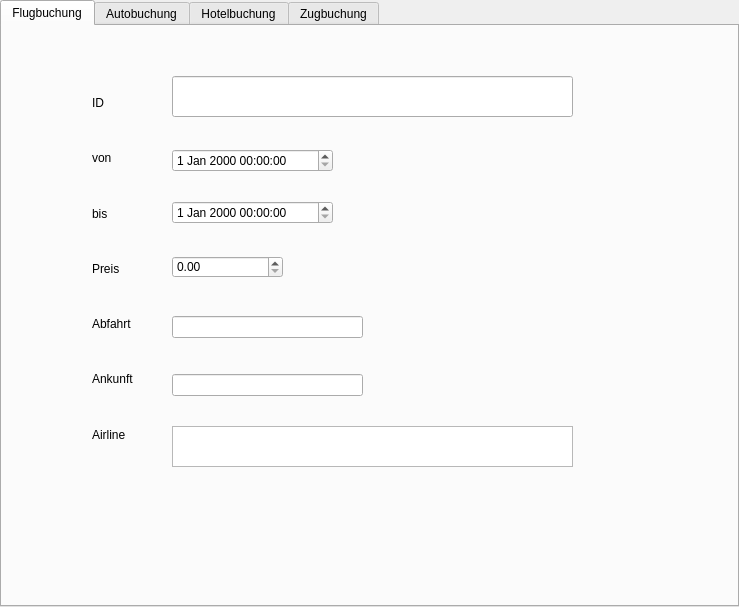
<?xml version="1.0" encoding="UTF-8"?>
<ui version="4.0">
 <class>Editor</class>
 <widget class="QTabWidget" name="Editor">
  <property name="geometry">
   <rect>
    <x>0</x>
    <y>0</y>
    <width>739</width>
    <height>607</height>
   </rect>
  </property>
  <property name="windowTitle">
   <string>TabWidget</string>
  </property>
  <property name="currentIndex">
   <number>0</number>
  </property>
  <widget class="QWidget" name="flug">
   <attribute name="title">
    <string>Flugbuchung</string>
   </attribute>
   <widget class="QWidget" name="layoutWidget_8">
    <property name="geometry">
     <rect>
      <x>170</x>
      <y>260</y>
      <width>191</width>
      <height>141</height>
     </rect>
    </property>
    <layout class="QVBoxLayout" name="verticalLayout_10">
     <item>
      <widget class="QLineEdit" name="flugAb"/>
     </item>
     <item>
      <widget class="QLineEdit" name="flugAn"/>
     </item>
    </layout>
   </widget>
   <widget class="QDoubleSpinBox" name="flugPreis">
    <property name="geometry">
     <rect>
      <x>170</x>
      <y>230</y>
      <width>111</width>
      <height>22</height>
     </rect>
    </property>
   </widget>
   <widget class="QWidget" name="layoutWidget_9">
    <property name="geometry">
     <rect>
      <x>90</x>
      <y>52</y>
      <width>63</width>
      <height>381</height>
     </rect>
    </property>
    <layout class="QVBoxLayout" name="verticalLayout_11">
     <item>
      <widget class="QLabel" name="label_22">
       <property name="text">
        <string>ID</string>
       </property>
      </widget>
     </item>
     <item>
      <widget class="QLabel" name="label_23">
       <property name="text">
        <string>von</string>
       </property>
      </widget>
     </item>
     <item>
      <widget class="QLabel" name="label_24">
       <property name="text">
        <string>bis</string>
       </property>
      </widget>
     </item>
     <item>
      <widget class="QLabel" name="label_25">
       <property name="text">
        <string>Preis</string>
       </property>
      </widget>
     </item>
     <item>
      <widget class="QLabel" name="label_26">
       <property name="text">
        <string>Abfahrt</string>
       </property>
      </widget>
     </item>
     <item>
      <widget class="QLabel" name="label_27">
       <property name="text">
        <string>Ankunft </string>
       </property>
      </widget>
     </item>
     <item>
      <widget class="QLabel" name="label_28">
       <property name="text">
        <string>Airline</string>
       </property>
      </widget>
     </item>
    </layout>
   </widget>
   <widget class="QLineEdit" name="flugID">
    <property name="geometry">
     <rect>
      <x>170</x>
      <y>50</y>
      <width>401</width>
      <height>41</height>
     </rect>
    </property>
   </widget>
   <widget class="QWidget" name="layoutWidget_10">
    <property name="geometry">
     <rect>
      <x>170</x>
      <y>100</y>
      <width>161</width>
      <height>121</height>
     </rect>
    </property>
    <layout class="QVBoxLayout" name="verticalLayout_12">
     <item>
      <widget class="QDateTimeEdit" name="flugVon"/>
     </item>
     <item>
      <widget class="QDateTimeEdit" name="flugBis"/>
     </item>
    </layout>
   </widget>
   <widget class="QListWidget" name="flugFirm">
    <property name="geometry">
     <rect>
      <x>170</x>
      <y>400</y>
      <width>401</width>
      <height>41</height>
     </rect>
    </property>
   </widget>
  </widget>
  <widget class="QWidget" name="car">
   <attribute name="title">
    <string>Autobuchung</string>
   </attribute>
   <widget class="QWidget" name="layoutWidget_5">
    <property name="geometry">
     <rect>
      <x>170</x>
      <y>260</y>
      <width>191</width>
      <height>141</height>
     </rect>
    </property>
    <layout class="QVBoxLayout" name="verticalLayout_7">
     <item>
      <widget class="QLineEdit" name="autoAbhol"/>
     </item>
     <item>
      <widget class="QLineEdit" name="autoZurueck"/>
     </item>
    </layout>
   </widget>
   <widget class="QDoubleSpinBox" name="autoPreis">
    <property name="geometry">
     <rect>
      <x>170</x>
      <y>230</y>
      <width>111</width>
      <height>22</height>
     </rect>
    </property>
   </widget>
   <widget class="QWidget" name="layoutWidget_6">
    <property name="geometry">
     <rect>
      <x>90</x>
      <y>52</y>
      <width>63</width>
      <height>381</height>
     </rect>
    </property>
    <layout class="QVBoxLayout" name="verticalLayout_8">
     <item>
      <widget class="QLabel" name="label_15">
       <property name="text">
        <string>ID</string>
       </property>
      </widget>
     </item>
     <item>
      <widget class="QLabel" name="label_16">
       <property name="text">
        <string>von</string>
       </property>
      </widget>
     </item>
     <item>
      <widget class="QLabel" name="label_17">
       <property name="text">
        <string>bis</string>
       </property>
      </widget>
     </item>
     <item>
      <widget class="QLabel" name="label_18">
       <property name="text">
        <string>Preis</string>
       </property>
      </widget>
     </item>
     <item>
      <widget class="QLabel" name="label_19">
       <property name="text">
        <string>Abholen</string>
       </property>
      </widget>
     </item>
     <item>
      <widget class="QLabel" name="label_20">
       <property name="text">
        <string>Zurück</string>
       </property>
      </widget>
     </item>
     <item>
      <widget class="QLabel" name="label_21">
       <property name="text">
        <string>Firma</string>
       </property>
      </widget>
     </item>
    </layout>
   </widget>
   <widget class="QLineEdit" name="autoID">
    <property name="geometry">
     <rect>
      <x>170</x>
      <y>50</y>
      <width>401</width>
      <height>41</height>
     </rect>
    </property>
   </widget>
   <widget class="QWidget" name="layoutWidget_7">
    <property name="geometry">
     <rect>
      <x>170</x>
      <y>100</y>
      <width>161</width>
      <height>121</height>
     </rect>
    </property>
    <layout class="QVBoxLayout" name="verticalLayout_9">
     <item>
      <widget class="QDateTimeEdit" name="autoVon"/>
     </item>
     <item>
      <widget class="QDateTimeEdit" name="autoBis"/>
     </item>
    </layout>
   </widget>
   <widget class="QListWidget" name="autoFirm">
    <property name="geometry">
     <rect>
      <x>170</x>
      <y>400</y>
      <width>401</width>
      <height>41</height>
     </rect>
    </property>
   </widget>
  </widget>
  <widget class="QWidget" name="hotel">
   <attribute name="title">
    <string>Hotelbuchung</string>
   </attribute>
   <widget class="QWidget" name="layoutWidget_2">
    <property name="geometry">
     <rect>
      <x>170</x>
      <y>260</y>
      <width>191</width>
      <height>141</height>
     </rect>
    </property>
    <layout class="QVBoxLayout" name="verticalLayout_4">
     <item>
      <widget class="QLineEdit" name="hotelName"/>
     </item>
     <item>
      <widget class="QLineEdit" name="hotelTown"/>
     </item>
    </layout>
   </widget>
   <widget class="QDoubleSpinBox" name="hotelPreis">
    <property name="geometry">
     <rect>
      <x>170</x>
      <y>230</y>
      <width>111</width>
      <height>22</height>
     </rect>
    </property>
   </widget>
   <widget class="QWidget" name="layoutWidget_3">
    <property name="geometry">
     <rect>
      <x>90</x>
      <y>52</y>
      <width>63</width>
      <height>381</height>
     </rect>
    </property>
    <layout class="QVBoxLayout" name="verticalLayout_5">
     <item>
      <widget class="QLabel" name="label_8">
       <property name="text">
        <string>ID</string>
       </property>
      </widget>
     </item>
     <item>
      <widget class="QLabel" name="label_9">
       <property name="text">
        <string>von</string>
       </property>
      </widget>
     </item>
     <item>
      <widget class="QLabel" name="label_10">
       <property name="text">
        <string>bis</string>
       </property>
      </widget>
     </item>
     <item>
      <widget class="QLabel" name="label_11">
       <property name="text">
        <string>Preis</string>
       </property>
      </widget>
     </item>
     <item>
      <widget class="QLabel" name="label_12">
       <property name="text">
        <string>Hotel</string>
       </property>
      </widget>
     </item>
     <item>
      <widget class="QLabel" name="label_13">
       <property name="text">
        <string>Town</string>
       </property>
      </widget>
     </item>
     <item>
      <widget class="QLabel" name="label_14">
       <property name="text">
        <string/>
       </property>
      </widget>
     </item>
    </layout>
   </widget>
   <widget class="QLineEdit" name="hotelID">
    <property name="geometry">
     <rect>
      <x>170</x>
      <y>50</y>
      <width>401</width>
      <height>41</height>
     </rect>
    </property>
    <property name="text">
     <string/>
    </property>
   </widget>
   <widget class="QWidget" name="layoutWidget_4">
    <property name="geometry">
     <rect>
      <x>170</x>
      <y>100</y>
      <width>161</width>
      <height>121</height>
     </rect>
    </property>
    <layout class="QVBoxLayout" name="verticalLayout_6">
     <item>
      <widget class="QDateTimeEdit" name="hotelVon"/>
     </item>
     <item>
      <widget class="QDateTimeEdit" name="hotelBis"/>
     </item>
    </layout>
   </widget>
  </widget>
  <widget class="QWidget" name="zug">
   <attribute name="title">
    <string>Zugbuchung</string>
   </attribute>
   <widget class="QLineEdit" name="zugID">
    <property name="geometry">
     <rect>
      <x>170</x>
      <y>50</y>
      <width>401</width>
      <height>41</height>
     </rect>
    </property>
   </widget>
   <widget class="QDoubleSpinBox" name="zugPreis">
    <property name="geometry">
     <rect>
      <x>170</x>
      <y>230</y>
      <width>111</width>
      <height>22</height>
     </rect>
    </property>
   </widget>
   <widget class="QWidget" name="layoutWidget">
    <property name="geometry">
     <rect>
      <x>170</x>
      <y>100</y>
      <width>161</width>
      <height>121</height>
     </rect>
    </property>
    <layout class="QVBoxLayout" name="verticalLayout">
     <item>
      <widget class="QDateTimeEdit" name="zugVon"/>
     </item>
     <item>
      <widget class="QDateTimeEdit" name="zugBis"/>
     </item>
    </layout>
   </widget>
   <widget class="QWidget" name="layoutWidget">
    <property name="geometry">
     <rect>
      <x>90</x>
      <y>52</y>
      <width>63</width>
      <height>381</height>
     </rect>
    </property>
    <layout class="QVBoxLayout" name="verticalLayout_2">
     <item>
      <widget class="QLabel" name="label">
       <property name="text">
        <string>ID</string>
       </property>
      </widget>
     </item>
     <item>
      <widget class="QLabel" name="label_3">
       <property name="text">
        <string>von</string>
       </property>
      </widget>
     </item>
     <item>
      <widget class="QLabel" name="label_2">
       <property name="text">
        <string>bis</string>
       </property>
      </widget>
     </item>
     <item>
      <widget class="QLabel" name="label_5">
       <property name="text">
        <string>Preis</string>
       </property>
      </widget>
     </item>
     <item>
      <widget class="QLabel" name="label_4">
       <property name="text">
        <string>Abfahrt </string>
       </property>
      </widget>
     </item>
     <item>
      <widget class="QLabel" name="label_6">
       <property name="text">
        <string>Ankunft</string>
       </property>
      </widget>
     </item>
     <item>
      <widget class="QLabel" name="label_7">
       <property name="text">
        <string>über</string>
       </property>
      </widget>
     </item>
    </layout>
   </widget>
   <widget class="QWidget" name="layoutWidget">
    <property name="geometry">
     <rect>
      <x>170</x>
      <y>260</y>
      <width>191</width>
      <height>141</height>
     </rect>
    </property>
    <layout class="QVBoxLayout" name="verticalLayout_3">
     <item>
      <widget class="QLineEdit" name="zugAb"/>
     </item>
     <item>
      <widget class="QLineEdit" name="zugAn"/>
     </item>
    </layout>
   </widget>
   <widget class="QListWidget" name="zugUeber">
    <property name="geometry">
     <rect>
      <x>170</x>
      <y>400</y>
      <width>401</width>
      <height>101</height>
     </rect>
    </property>
   </widget>
  </widget>
 </widget>
 <resources/>
 <connections/>
</ui>
